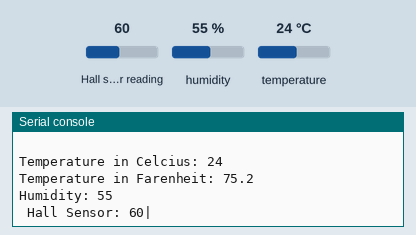
A program run on a simulated ESP32 board running MicroPython. Parts: the last lines printed to the serial console. The inputs (shaded band) are chosen by the test bench; at power-on: Hall sensor reading 60, humidity 55 %, temperature 24 °C.

Above: at 1.2 s.
1.3 s: Hall sensor reading set to -93
At 2.4 s:
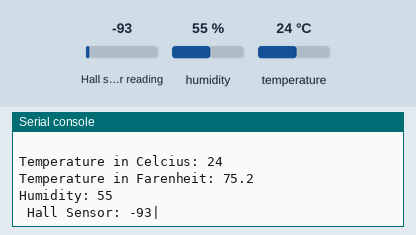
2.8 s: humidity set to 22 %
At 3.9 s:
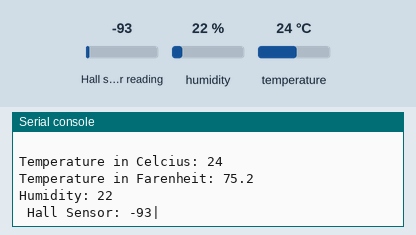
4.3 s: temperature set to 12 °C
At 5.6 s:
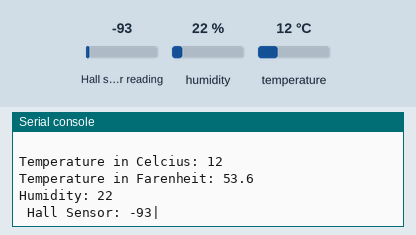
5.8 s: Hall sensor reading set to -12
At 6.7 s:
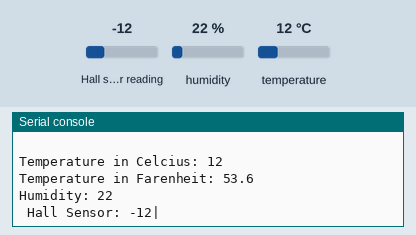
7.3 s: humidity set to 40 %
At 8.9 s:
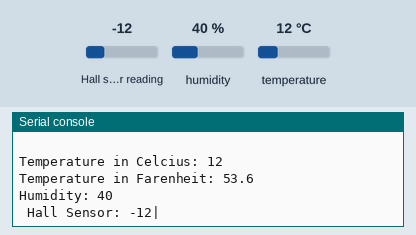
Timing chart, 0 to 9.8 s (numbered marks = the images above; inputs shaded):
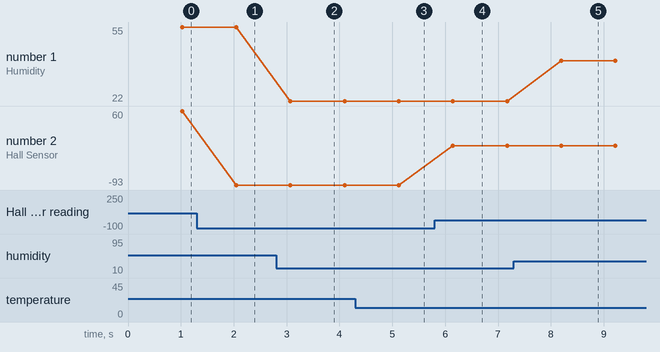

Measured:
- after the input at 1.3 s, the serial console: prints a new line after 0.75 s (image 1)
- after the input at 2.8 s, the serial console: prints a new line after 0.27 s (image 2)
- after the input at 4.3 s, the serial console: prints a new line after 0.82 s (image 3)
- after the input at 5.8 s, the serial console: prints a new line after 0.35 s (image 4)
- after the input at 7.3 s, the serial console: prints a new line after 0.90 s (image 5)
- plotted number 1: 55 → 22 after the input at 2.8 s, 22 → 40 after the input at 7.3 s
- plotted number 2: 60 → -93 after the input at 1.3 s, -93 → -12 after the input at 5.8 s

The program:

DHT11_read.py
```python
# importing the dht and machine modules

import dht # measure dht11 sensor
from machine import Pin, ADC #GPIO pins in the module
from time import sleep
import esp32

sensordht = dht.DHT11(Pin(13))

def cel_to_fer(x):
    return x * (9/5) + 32.0

def readDht():
    sensordht.measure()
    temp = sensordht.temperature()
    tempf = cel_to_fer(temp)
    hum = sensordht.humidity()
    hall = esp32.hall_sensor()
    print("*** Remember that Hall sensor uses GPIO Pins 36 and 39, \nwhich are used by the camera on Freenove ESP32-Wrover Development board.\n\n")
    response = "Temperature in Celcius: "+str(temp)+"\nTemperature in Farenheit: "+str(tempf)+"\nHumidity: "+str(hum)+"\n Hall Sensor: " + str(hall)+"|"
    print(response)

while True:
    try:
        sleep(1)
        readDht()
    except OSError as e:
        print(e)
        print('Failed to read sensor.')
```
